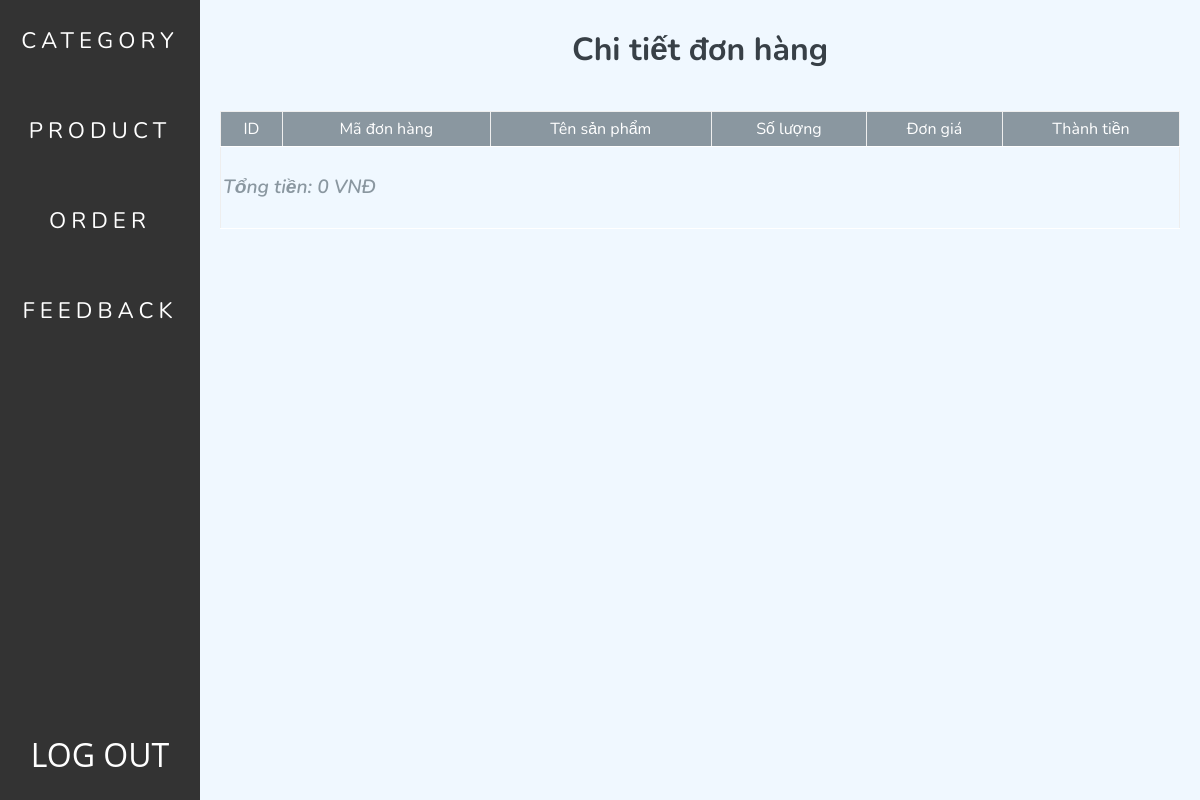
The app's page /admin/index.php?action=donhang&query=xemdonhang&code=449161, older data.
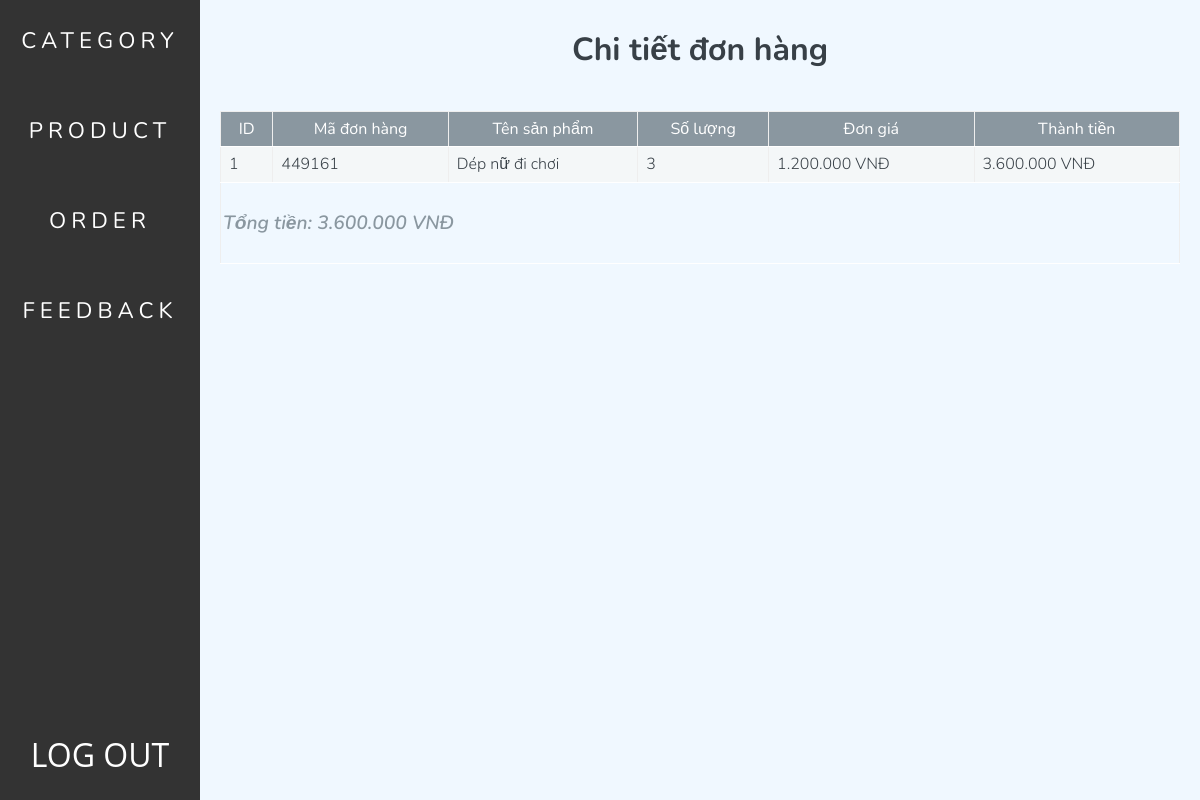
The same page, newer data.
### tables this page shows
CREATE TABLE `donhang` (
  `id` int(11) NOT NULL,
  `madonhang` varchar(10) NOT NULL,
  `idsanpham` int(11) NOT NULL,
  `soluongsp` int(11) NOT NULL,
  `mau` varchar(50) NOT NULL
);

CREATE TABLE `sanpham` (
  `id` int(11) NOT NULL,
  `masanpham` varchar(200) NOT NULL,
  `tensanpham` varchar(200) NOT NULL,
  `nhasanxuat` varchar(200) NOT NULL,
  `xuatsu` varchar(50) NOT NULL,
  `hinhanh` varchar(50) NOT NULL,
  `mau` varchar(100) NOT NULL,
  `khoiluong` varchar(100) NOT NULL,
  `kichco` varchar(100) NOT NULL,
  `chatlieu` varchar(100) NOT NULL,
  `degiay` varchar(100) NOT NULL,
  `cao` int(20) NOT NULL,
  `gia` varchar(100) NOT NULL,
  `trangthai` int(11) NOT NULL,
  `iddanhmuc` int(11) NOT NULL
);

### admin/models/quanlydonhang/chitietdonhang.php (the view)
<h3 class="title">Chi tiết đơn hàng</h3>
<?php
    $code = $_GET['code'];
    $sql = "select * from donhang,sanpham where donhang.idsanpham=sanpham.id and donhang.madonhang='".$code."' order by donhang.id DESC";
    $query = mysqli_query($connect,$sql);
?>
<table class="table-controllers" border = "1" >
    <form action="models/quanlydanhmuc/xuly.php" method="POST">
        <thead>
            <tr>
                <th>ID</th>
                <th>Mã đơn hàng</th>
                <th>Tên sản phẩm</th>
                <th>Số lượng</th>
                <th>Đơn giá</th>
                <th>Thành tiền</th>
            </tr>
        </thead>
        <tbody>
            <?php
            $i = 0;
            $tongtien = 0;
            while($row = mysqli_fetch_array($query)){
                $i++;
                $thanhtien = $row['gia']*$row['soluongsp'];
                $tongtien += $thanhtien;
            ?>
                <tr>
                    <td><?php echo $i?></td>
                    <td><?php echo $row['madonhang']?></td>
                    <td><?php echo $row['tensanpham']?></td>
                    <td><?php echo $row['soluongsp']?></td>
                    <td><?php echo number_format($row['gia'],0,',','.').' VNĐ'?></td>
                    <td><?php echo number_format($row['gia']*$row['soluongsp'],0,',','.').' VNĐ'?></td>
                </tr>
            <?php
            }
            ?>
            <tfoot>
                <tr>
                <td colspan="6">
                    <p>Tổng tiền: <?php echo number_format($tongtien,0,',','.').' VNĐ'?></p>
                </td>
                </tr>
            </tfoot>
        </tbody>
    </form>
</table>

Row changes from the older to the newer data that the page shows:
added donhang: madonhang "449161", idsanpham.tensanpham "Dép nữ đi chơi", soluongsp "3", idsanpham.gia "1.200.000", $row['gia']*$row['soluongsp'] "3.600.000"
Text that changed along with them:
$tongtien: "0" → "3.600.000"
